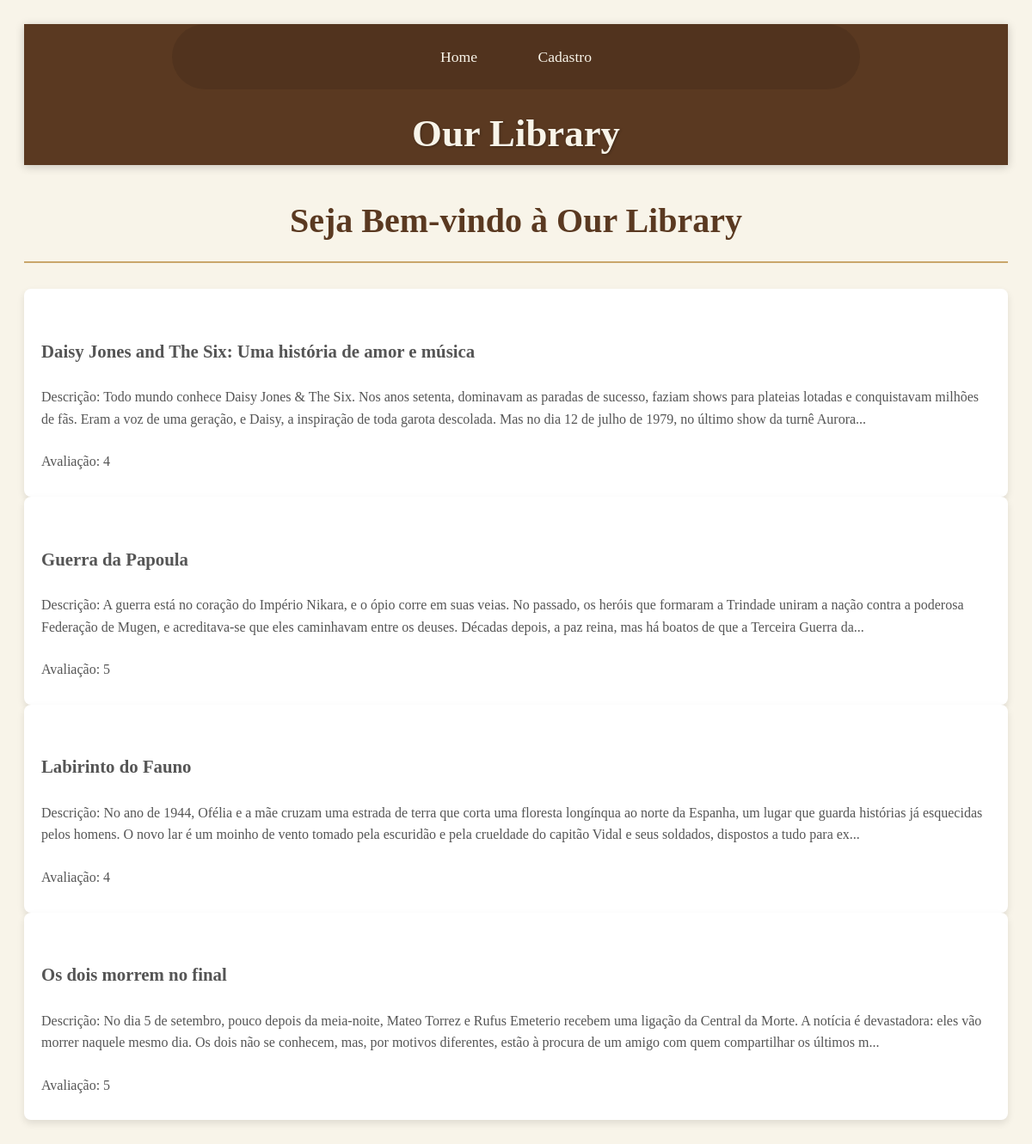
The page /pjlivros/index.php on the database its author committed.
### tables this page shows
CREATE TABLE `livros` (
  `idLivros` int(11) NOT NULL,
  `nomeLivros` varchar(150) NOT NULL,
  `imagemLivros` varchar(255) NOT NULL,
  `descricaoLivros` varchar(600) NOT NULL,
  `avaliacaoLivros` decimal(2,0) NOT NULL
);

### pjlivros/pages/home/home.php (the view, shortened to what this page needs)
<h2>Seja Bem-vindo à Our Library</h2>
    <?php
    $sql = "SELECT * FROM livros";
    $query = mysqli_query($conexao,$sql) or die("Erro na requisição!".mysqli_error($conexao));
    while($dados = mysqli_fetch_assoc($query)){
        ?>
            <div class="container">
                <p class="titulo"><?= $dados['nomeLivros'] ?></p>
                <p>Descrição: <?=$dados['descricaoLivros']?></p>
                <p>Avaliação: <?=$dados['avaliacaoLivros']?></p>
            </div>
        <?php
    }
    ?>

### pjlivros/index.php (shortened to what this page needs)
<?php
    include_once('db/conexao.php');
?>
<!DOCTYPE html>
<html lang="pt-br">
<head>
    <link rel="stylesheet" href="styles/index.css">
</head>
<body>
    <header>
        <nav>
        <a href="index.php?menu=home">Home</a>
            <a href="index.php?menu=cadastro">Cadastro</a>
        </nav>
        <h1>Our Library</h1>
    </header>
    <main>
        <?php
        if(isset($_GET['menu'])){
            $pagina = $_GET['menu'];
        }else{
            $pagina = "home";
        }
        switch($pagina){
            case 'home':
                include("pages/home/home.php");
                break;
            }
        ?>
    </main>
</body>
</html>

### pjlivros/styles/index.css (style rules this page uses)
header { background-color: #5a3921; box-shadow: 0 2px 10px rgba(0, 0, 0, 0.2); position: sticky; top: 0; }
header h1 { color: #f8f4e9; text-align: center; font-size: 2.8rem; margin: 1rem 0; font-family: 'Playfair Display', serif; text-shadow: 1px 1px 3px rgba(0, 0, 0, 0.3); }
nav { display: flex; justify-content: center; gap: 2rem; padding: 1rem 0; background-color: rgba(0, 0, 0, 0.1); border-radius: 50px; max-width: 800px; margin: 0 auto; }
nav a { color: #f8f4e9; text-decoration: none; font-size: 1.1rem; font-weight: 500; padding: 0.5rem 1.2rem; border-radius: 50px; transition: all 0.3s ease; position: relative; }
body { font-family: 'Georgia', serif; background-color: #f8f4e9; color: #333; line-height: 1.6; padding: 20px; }
h2 { color: #5a3921; text-align: center; font-size: 2.5rem; margin-bottom: 30px; border-bottom: 2px solid #c9a66b; padding-bottom: 15px; }
.container { background-color: #fff; border-radius: 8px; box-shadow: 0 4px 8px rgba(0,0,0,0.1); padding: 20px; margin-bottom: 30px; transition: transform 0.3s ease; display: flex; flex-direction: column; align-items:flex-start; }
.titulo { font-weight: bold; font-size: 1.3rem; color: #5a3921; margin-bottom: 10px; }
.container p { margin-bottom: 8px; color: #555; }
@media (min-width: 768px) { .container { margin-bottom: 0; } }
h1 { color: #5a3921; text-align: center; margin: 2rem 0; font-family: 'Playfair Display', serif; font-size: 2.2rem; }

### rows shown on the page
livros: nomeLivros "Daisy Jones and The Six: Uma história de amor e música", descricaoLivros "Todo mundo conhece Daisy Jones & The Six. Nos anos setenta, dominavam as paradas de sucesso, faziam shows para plateias lotadas e conquistavam milhões de fãs. Eram a voz de uma geração, e Daisy, a inspiração de toda garota descolada. Mas no dia 12 de julho de 1979, no último show da turnê Aurora...", avaliacaoLivros "4"
livros: nomeLivros "Guerra da Papoula", descricaoLivros "A guerra está no coração do Império Nikara, e o ópio corre em suas veias. No passado, os heróis que formaram a Trindade uniram a nação contra a poderosa Federação de Mugen, e acreditava-se que eles caminhavam entre os deuses. Décadas depois, a paz reina, mas há boatos de que a Terceira Guerra da...", avaliacaoLivros "5"
livros: nomeLivros "Labirinto do Fauno", descricaoLivros "No ano de 1944, Ofélia e a mãe cruzam uma estrada de terra que corta uma floresta longínqua ao norte da Espanha, um lugar que guarda histórias já esquecidas pelos homens. O novo lar é um moinho de vento tomado pela escuridão e pela crueldade do capitão Vidal e seus soldados, dispostos a tudo para ex...", avaliacaoLivros "4"
livros: nomeLivros "Os dois morrem no final", descricaoLivros "No dia 5 de setembro, pouco depois da meia-noite, Mateo Torrez e Rufus Emeterio recebem uma ligação da Central da Morte. A notícia é devastadora: eles vão morrer naquele mesmo dia. Os dois não se conhecem, mas, por motivos diferentes, estão à procura de um amigo com quem compartilhar os últimos m...", avaliacaoLivros "5"
